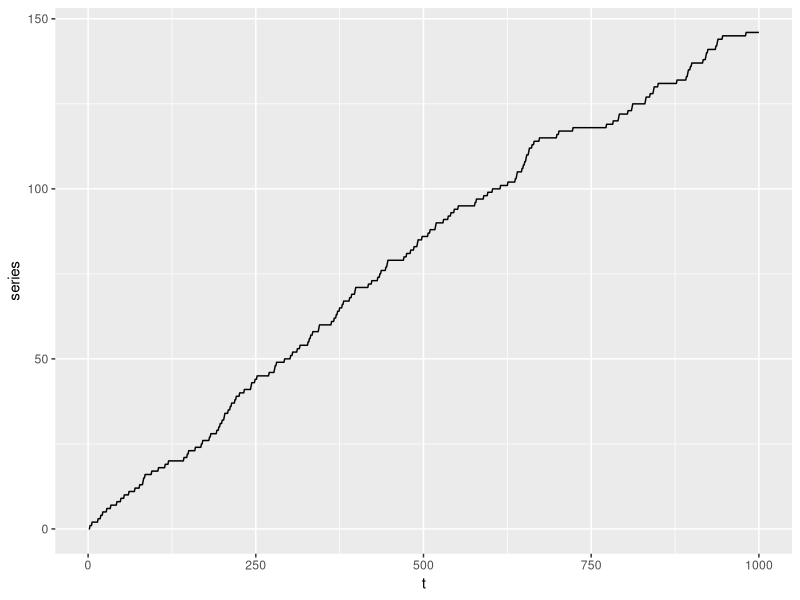

Source code (R):
library(tidyverse)
n <- 1000
n_change_points <- 5
tau <- seq(from=0, to=1000, length.out= n_change_points+1)
means <- rbeta(n_change_points,shape=10, shape2 = 50)
probs <- rep(NA, n)
for (i in 1:n_change_points){
  probs[ (tau[i]+1) : tau[i+1] ]<- rep(means[i],tau[i+1] - tau[i])
}

noise <- rbinom(n,size=1, prob= probs )

series <- tibble(
  t = 1:n ,
  series = cumsum(noise))

series %>%
  ggplot(aes(y=series, x= t)) + 
  geom_line()
  
